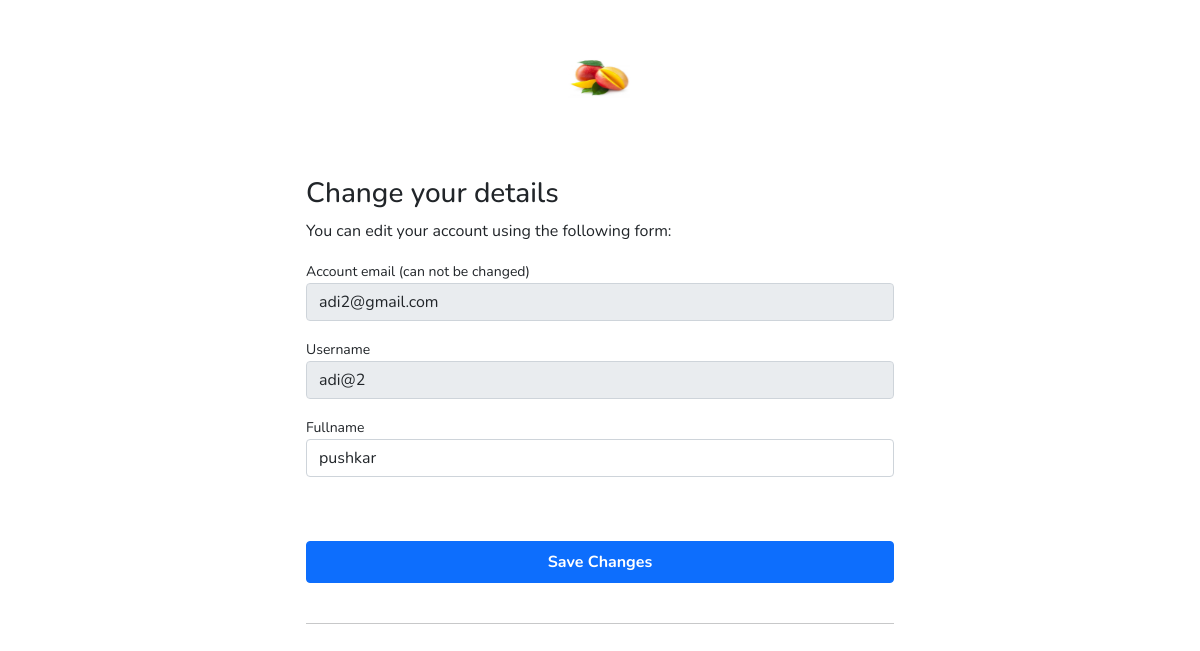
The page /account/settings/ (signed in) on the database its author committed.
### account/models.py (models this page shows, shortened)
class UserBase(AbstractBaseUser, PermissionsMixin):
    email = models.EmailField(_('email address'), unique=True)
    user_name = models.CharField(max_length=150, unique=True)
    first_name = models.CharField(max_length=50, blank=True)
    last_name = models.CharField(max_length=50, blank=True)
    phone_number = models.CharField(max_length=15, blank=True)
    city = models.CharField(max_length=50, blank=True)
    pincode = models.CharField(max_length=12, blank=True)
    address_line = models.CharField(max_length=300, blank=True)
    is_active = models.BooleanField(default=False)
    is_staff = models.BooleanField(default=False)
    created = models.DateTimeField(auto_now_add=True)
    updated = models.DateTimeField(auto_now=True)
    objects = CustomAccountManager()
    USERNAME_FIELD = 'email'
    REQUIRED_FIELDS = ['user_name']
    class Meta:
        verbose_name = "Accounts"
        verbose_name_plural = "Accounts"

### account/views.py (the view)
# urls.py: path('settings/', views.edit_detail, name='settings'),
def edit_detail(request):
    if request.method == 'POST':
        user_form = UserEditForm(instance=request.user, data=request.POST)
        if user_form.is_valid():
            user_form.save()
    else:
        user_form = UserEditForm(instance=request.user)
    return render(request, 'account/user/settings.html', {'user_form': user_form})

### account/forms.py
class UserEditForm(forms.ModelForm):
    email = forms.EmailField(
        label='Account email (can not be changed)', max_length=200, widget=forms.TextInput(
            attrs={'class': 'form-control mb-3', 'placeholder': 'email', 'id': 'form-email', 'readonly': 'readonly'}))
    user_name = forms.CharField(
        label='Username', min_length=4, max_length=50, widget=forms.TextInput(
            attrs={'class': 'form-control mb-3', 'placeholder': 'Username', 'id': 'form-username', 'readonly': 'readonly'}))
    first_name = forms.CharField(
        label='Fullname', min_length=4, max_length=50, widget=forms.TextInput(
            attrs={'class': 'form-control mb-3', 'placeholder': 'Fullname', 'id': 'form-firstname'}))
    class Meta:
        model = UserBase
        fields = ('email', 'user_name', 'first_name',)
    def __init__(self, *args, **kwargs):
        super().__init__(*args, **kwargs)
        self.fields['user_name'].required = True
        self.fields['email'].required = True

### store/context_processors.py (called while the page is built)
def categories(request):
    return {
        'categories': Category.objects.all()
    }

### templates/account/user/settings.html (shortened to what this page needs)
{% extends "../../account_base.html" %}
{% load static %}
{% block content %}
  <div class="container-fluid">
    <div class="login d-flex align-items-center">
      <div class="col-12 col-md-6  col-lg-6 mx-auto">
      <form class="account-form" method="post" enctype="multipart/form-data">
      {% if user_form.is_valid and profile_form.is_valid  %}
      <div class="alert alert-primary" role="alert">
          Details successfully updated!
      </div>
      <p class="small text-center pt-0" style="color: black;">
          <a href="{% url "account:dashboard" %}">Back to Dashboard</a>
      </p>
      {%else%}
      <h3>Change your details</h3>
      <p>You can edit your account using the following form:</p>
      {% endif %}
      <label class="small font-weight-bold">{{ user_form.email.label}}</label>
      {{ user_form.email }}
      <label class="small font-weight-bold">{{ user_form.user_name.label}}</label>
      {{ user_form.user_name }}
      <label class="small font-weight-bold">{{ user_form.first_name.label}}</label>
      {{ user_form.first_name }}
      <button class="btn btn-primary btn-block py-2 mb-4 mt-5 fw-bold w-100" type="submit" value="Save changes">Save
          Changes</button>
      <hr class="mb-3">
  </form>
    </div>
  </div>
</div>
{% endblock %}

### templates/account_base.html (style rules this page uses)
body { font-family: "Nunito", sans-serif; }

### rows shown on the page
UserBase: email "adi2@gmail.com", user_name "adi@2", first_name "pushkar"

### other values the page prints
{{ user_form.email.label }} "Account email (can not be changed)"
{{ user_form.user_name.label }} "Username"
{{ user_form.first_name.label }} "Fullname"
